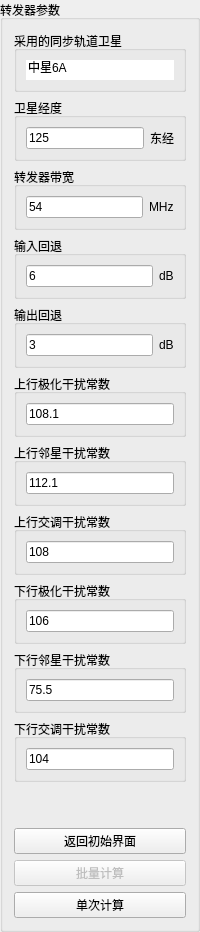
             <widget class="QGroupBox" name="groupBox_4">
              <property name="title">
               <string>转发器参数</string>
              </property>
              <layout class="QVBoxLayout" name="verticalLayout_6">
               <item>
                <widget class="QGroupBox" name="groupBox_51">
                 <property name="title">
                  <string>采用的同步轨道卫星</string>
                 </property>
                 <layout class="QHBoxLayout" name="horizontalLayout_44">
                  <item>
                   <widget class="QLineEdit" name="lineEdit_89">
                    <property name="inputMask">
                     <string/>
                    </property>
                    <property name="text">
                     <string>中星6A</string>
                    </property>
                    <property name="frame">
                     <bool>false</bool>
                    </property>
                    <property name="readOnly">
                     <bool>true</bool>
                    </property>
                   </widget>
                  </item>
                 </layout>
                </widget>
               </item>
               <item>
                <widget class="QGroupBox" name="groupBox_50">
                 <property name="title">
                  <string>卫星经度</string>
                 </property>
                 <layout class="QHBoxLayout" name="horizontalLayout_43">
                  <item>
                   <widget class="QLineEdit" name="ledit_sat_log">
                    <property name="text">
                     <string>125</string>
                    </property>
                   </widget>
                  </item>
                  <item>
                   <widget class="QLabel" name="label_102">
                    <property name="text">
                     <string>东经</string>
                    </property>
                   </widget>
                  </item>
                 </layout>
                </widget>
               </item>
               <item>
                <widget class="QGroupBox" name="groupBox_49">
                 <property name="title">
                  <string>转发器带宽</string>
                 </property>
                 <layout class="QHBoxLayout" name="horizontalLayout_42">
                  <item>
                   <widget class="QLineEdit" name="ledt_zfqwidth">
                    <property name="text">
                     <string>54</string>
                    </property>
                   </widget>
                  </item>
                  <item>
                   <widget class="QLabel" name="label_103">
                    <property name="text">
                     <string>MHz</string>
                    </property>
                   </widget>
                  </item>
                 </layout>
                </widget>
               </item>
               <item>
                <widget class="QGroupBox" name="groupBox_48">
                 <property name="title">
                  <string>输入回退</string>
                 </property>
                 <layout class="QHBoxLayout" name="horizontalLayout_41">
                  <item>
                   <widget class="QLineEdit" name="ledt_in_FB">
                    <property name="text">
                     <string>6</string>
                    </property>
                   </widget>
                  </item>
                  <item>
                   <widget class="QLabel" name="label_101">
                    <property name="text">
                     <string>dB</string>
                    </property>
                   </widget>
                  </item>
                 </layout>
                </widget>
               </item>
               <item>
                <widget class="QGroupBox" name="groupBox_18">
                 <property name="title">
                  <string>输出回退</string>
                 </property>
                 <layout class="QHBoxLayout" name="horizontalLayout_16">
                  <item>
                   <widget class="QLineEdit" name="ledt_out_FB">
                    <property name="text">
                     <string>3</string>
                    </property>
                   </widget>
                  </item>
                  <item>
                   <widget class="QLabel" name="label_29">
                    <property name="text">
                     <string>dB</string>
                    </property>
                   </widget>
                  </item>
                 </layout>
                </widget>
               </item>
               <item>
                <widget class="QGroupBox" name="groupBox_52">
                 <property name="title">
                  <string>上行极化干扰常数</string>
                 </property>
                 <layout class="QHBoxLayout" name="horizontalLayout_45">
                  <item>
                   <widget class="QLineEdit" name="upFac_jh">
                    <property name="text">
                     <string>108.1</string>
                    </property>
                   </widget>
                  </item>
                 </layout>
                </widget>
               </item>
               <item>
                <widget class="QGroupBox" name="groupBox_55">
                 <property name="title">
                  <string>上行邻星干扰常数</string>
                 </property>
                 <layout class="QHBoxLayout" name="horizontalLayout_48">
                  <item>
                   <widget class="QLineEdit" name="upFac_s">
                    <property name="text">
                     <string>112.1</string>
                    </property>
                   </widget>
                  </item>
                 </layout>
                </widget>
               </item>
               <item>
                <widget class="QGroupBox" name="groupBox_54">
                 <property name="title">
                  <string>上行交调干扰常数</string>
                 </property>
                 <layout class="QHBoxLayout" name="horizontalLayout_47">
                  <item>
                   <widget class="QLineEdit" name="upFac_j">
                    <property name="text">
                     <string>108</string>
                    </property>
                   </widget>
                  </item>
                 </layout>
                </widget>
               </item>
               <item>
                <widget class="QGroupBox" name="groupBox_56">
                 <property name="title">
                  <string>下行极化干扰常数</string>
                 </property>
                 <layout class="QHBoxLayout" name="horizontalLayout_49">
                  <item>
                   <widget class="QLineEdit" name="downFac_jh">
                    <property name="text">
                     <string>106</string>
                    </property>
                   </widget>
                  </item>
                 </layout>
                </widget>
               </item>
               <item>
                <widget class="QGroupBox" name="groupBox_57">
                 <property name="title">
                  <string>下行邻星干扰常数</string>
                 </property>
                 <layout class="QHBoxLayout" name="horizontalLayout_50">
                  <item>
                   <widget class="QLineEdit" name="downFac_s">
                    <property name="text">
                     <string>75.5</string>
                    </property>
                   </widget>
                  </item>
                 </layout>
                </widget>
               </item>
               <item>
                <widget class="QGroupBox" name="groupBox_58">
                 <property name="title">
                  <string>下行交调干扰常数</string>
                 </property>
                 <layout class="QHBoxLayout" name="horizontalLayout_51">
                  <item>
                   <widget class="QLineEdit" name="downFac_j">
                    <property name="text">
                     <string>104</string>
                    </property>
                   </widget>
                  </item>
                 </layout>
                </widget>
               </item>
               <item>
                <spacer name="verticalSpacer_4">
                 <property name="orientation">
                  <enum>Qt::Vertical</enum>
                 </property>
                 <property name="sizeHint" stdset="0">
                  <size>
                   <width>20</width>
                   <height>40</height>
                  </size>
                 </property>
                </spacer>
               </item>
               <item>
                <widget class="QPushButton" name="btn_returnHome">
                 <property name="text">
                  <string>返回初始界面</string>
                 </property>
                </widget>
               </item>
               <item>
                <widget class="QPushButton" name="pushButton_5">
                 <property name="enabled">
                  <bool>false</bool>
                 </property>
                 <property name="text">
                  <string>批量计算</string>
                 </property>
                </widget>
               </item>
               <item>
                <widget class="QPushButton" name="btn_singleCalculat">
                 <property name="text">
                  <string>单次计算</string>
                 </property>
                </widget>
               </item>
              </layout>
             </widget>
